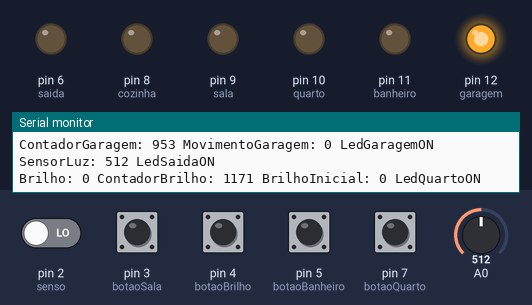
A sketch run on a simulated Arduino Uno, built with avr-gcc and run on an emulated ATmega328P. Shown: output pins drawn as LEDs (lit = HIGH), the last lines printed to the serial monitor. The inputs (shaded band) are chosen by the test bench; at power-on: pin 3 (botaoSala), pin 4 (botaoBrilho), pin 5 (botaoBanheiro), pin 7 (botaoQuarto) HIGH, pin 2 (senso) LOW, A0 = 512.

Above: at 1.2 s.
1.3 s: pin 3 (botaoSala) pulled LOW for 1 s
At 3.1 s:
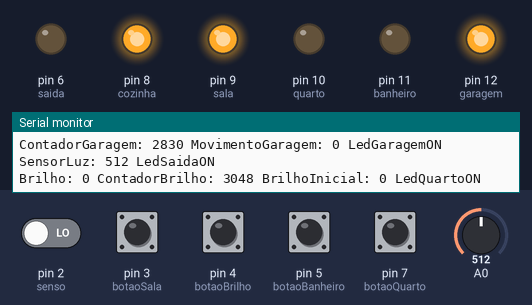
3.8 s: pin 5 (botaoBanheiro) pulled LOW for 0.15 s
At 4.1 s:
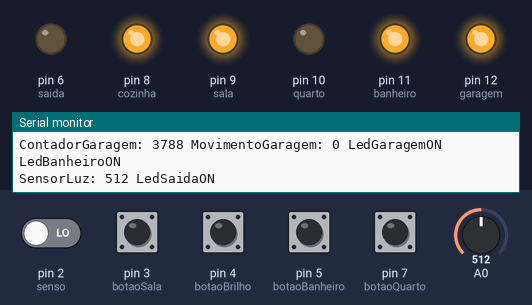
5.4 s: pin 7 (botaoQuarto) pulled LOW for 0.15 s
At 5.57 s:
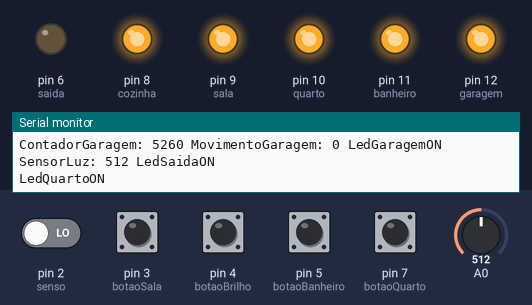
7.1 s: pin 4 (botaoBrilho) pulled LOW for 1 s
At 10.9 s:
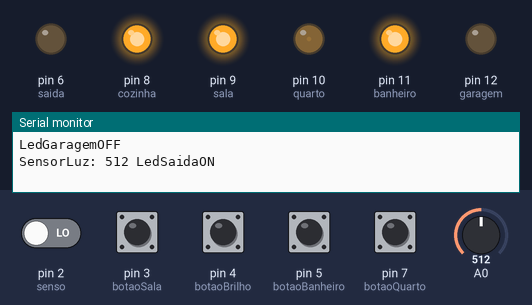
11.1 s: pin 3 (botaoSala) pulled LOW for 0.15 s
At 12.2 s:
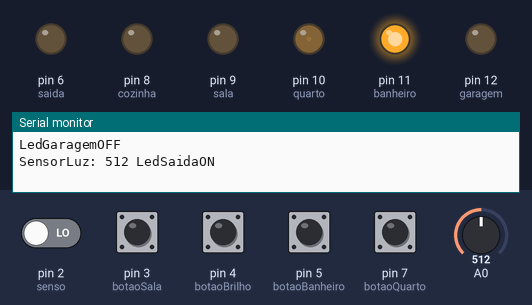
12.7 s: A0 set to 513
At 13.3 s:
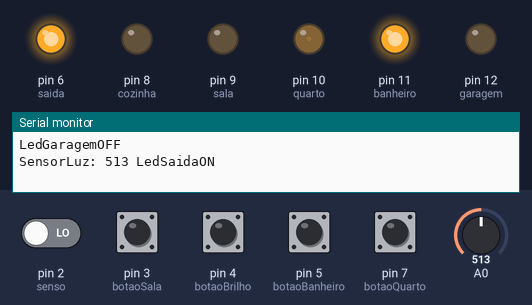
Timing chart, 0 to 15.4 s (numbered marks = the images above; inputs shaded):
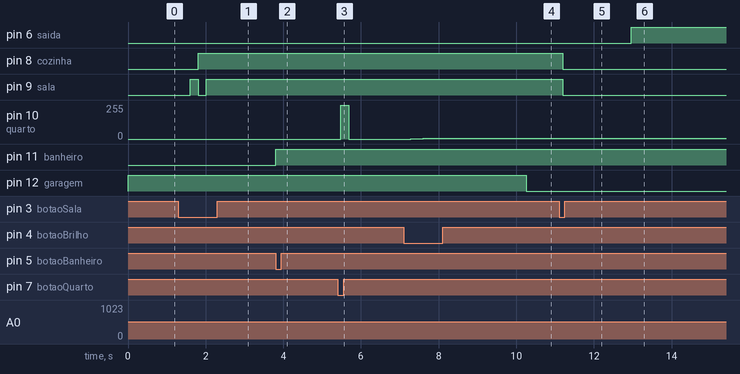

Measured:
- the behaviour switches between 512 and 513 on A0 (found by bisection; images 5 and 6)
- after the input at 1.3 s, pin 8 (cozinha): LOW → HIGH after 0.51 s; pin 9 (sala): LOW → HIGH after 0.30 s, → LOW 0.21 s later, → HIGH 0.20 s later
- after the input at 3.8 s, pin 11 (banheiro): LOW → HIGH at once
- after the input at 5.4 s, pin 10 (quarto): 0/255 → 255/255 after 0.08 s, → 0/255 0.20 s later
- after the input at 7.1 s, pin 10 (quarto): 0/255 → 2/255 after 0.18 s, → 4/255 0.32 s later, → 6/255 0.32 s later
- after the input at 11.1 s, pin 8 (cozinha), pin 9 (sala): HIGH → LOW after 0.10 s
- after the input at 12.7 s, pin 6 (saida): LOW → HIGH after 0.26 s

The sketch:

CasaAutomatica_0.2.ino
```cpp
const int senso = 2;
const int botaoSala = 3;
const int botaoBrilho = 4;
const int botaoBanheiro = 5;
const int saida = 6;
const int botaoQuarto = 7;
const int cozinha = 8;
const int sala = 9;
const int quarto = 10;
const int banheiro = 11;
const int garagem = 12;

int luz;
int estado = 1;
int estado2 = 1;
int estado3 = 1;
int brilho = 0;
int contador = 2;
unsigned long time = 0;
unsigned long tempo = 0;
void setup() {
  pinMode(botaoBanheiro, INPUT_PULLUP);
  pinMode(botaoQuarto, INPUT_PULLUP);
  pinMode(botaoBrilho, INPUT_PULLUP);
  pinMode(botaoSala, INPUT_PULLUP);
  pinMode(senso, INPUT);

  pinMode(saida, OUTPUT);
  pinMode(cozinha, OUTPUT);
  pinMode(sala, OUTPUT);
  pinMode(quarto, OUTPUT);
  pinMode(banheiro, OUTPUT);
  pinMode(garagem, OUTPUT);

  Serial.begin(9600);
}
void loop(){
  luz = analogRead(A0);

  if(digitalRead(senso) == HIGH){
    time = millis();
  }
  if(digitalRead(senso) == HIGH || millis() - time < 10000){
    digitalWrite(garagem, HIGH);
    Serial.print("ContadorGaragem: ");
    Serial.print(millis());
    Serial.print(" MovimentoGaragem: ");
    Serial.print(time);
    Serial.println(" LedGaragemON");
    delay(10);
  }
  else{
    digitalWrite(garagem, LOW);
    Serial.println("LedGaragemOFF");
    delay(10);
  }

  //Botao do Banheiro
  if(digitalRead(botaoBanheiro) == 0 && estado == 1){
    digitalWrite(banheiro, HIGH);
    Serial.println("LedBanheiroON");
    estado = 2;
    delay(200);
  }
  else if(digitalRead(botaoBanheiro) == 0 && estado == 2){
    digitalWrite(banheiro, LOW);
    Serial.println("LedBanheiroOFF");
    estado = 1;
    delay(200);
  }

  //Botao sala e cozinha
  if(digitalRead(botaoSala) == 0 && estado3 == 1){
    digitalWrite(sala, HIGH);
    Serial.println("LedSalaON LedCozinhaOFF");
    estado3 = 2;
    delay(200);
  }
  if(digitalRead(botaoSala) == 0 && estado3 == 2){
    digitalWrite(sala, LOW);
    digitalWrite(cozinha, HIGH);
    Serial.println("LedSalaOFF LedCozinhaON");
    estado3 = 3;
    delay(200);
  }
  if(digitalRead(botaoSala) == 0 && estado3 == 3){
    digitalWrite(sala, HIGH);
    Serial.println("LedSalaON LedCozinhaON");
    estado3 = 4;
    delay(200);
  }
  else if(digitalRead(botaoSala) == 0 && estado3 == 4){
    digitalWrite(sala, LOW);
    digitalWrite(cozinha, LOW);
    Serial.println("LedSalaOFF LedCozinhaOFF");
    estado3 = 1;
    delay(200);
  }

  //---- Saida ------
  if(luz < 800){
    Serial.print("SensorLuz: ");
    Serial.print(luz);
    Serial.println(" LedSaidaON");
    analogWrite(saida, luz*(-1));
    delay(200);
  }
  else if(luz >= 800){
    Serial.print("SensorLuz: ");
    Serial.print(luz);
    Serial.println(" LedSaidaOFF");
    analogWrite(saida, LOW);
    delay(200);
  }

  //Botao do quarto
  if(digitalRead(botaoQuarto) == 0 && estado2 == 1){
    digitalWrite(quarto, HIGH);
    Serial.println("LedQuartoON");
    estado2 = 2;
    delay(200);
  }
  else if(digitalRead(botaoQuarto) == 0 && estado2 == 2){
    digitalWrite(quarto, LOW);
    Serial.println("LedQuartoOFF");
    estado2 = 1;
    delay(200);
  }

  //---- Brilho do quarto -------
  if(digitalRead(botaoBrilho) == 0 || millis() - tempo < 10000){
    if(digitalRead(botaoBrilho) == 0){
      brilho = brilho + contador;
      if(brilho > 120){
        contador = 2;
      }
      analogWrite(quarto, brilho);
      tempo = millis();
    }
    if(millis() - tempo < 10000){
      Serial.print("Brilho: ");
      Serial.print(brilho);
      analogWrite(quarto, brilho);
    }
    Serial.print(" ContadorBrilho: ");
    Serial.print(millis());
    Serial.print(" BrilhoInicial: ");
    Serial.print(tempo);
    Serial.println(" LedQuartoON");
    delay(100);
  }
}
```
